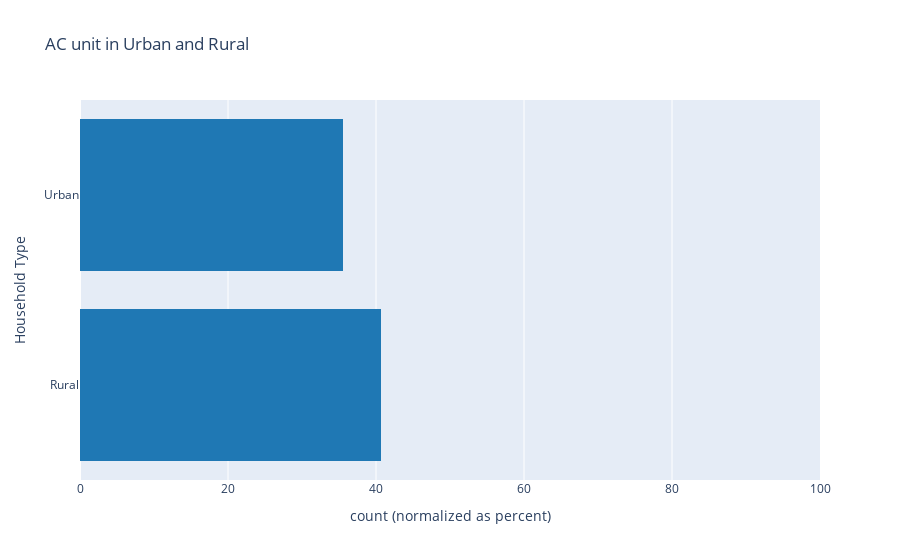

This figure's notebook cell:
### Markdown cell above
### AC Status by Household Type
The plot of AC in rural and urban areas shows that Rural households are 5% more likely to have an AC.

### Code cell
fig = px.histogram(
    electricity.sort_values("household_type").sort_values("is_ac", ascending=False),
    y="household_type",
    color="is_ac",
    barmode="stack",
    barnorm="percent",
    title="AC unit in Urban and Rural",
    labels={"is_ac": "Has AC?", "household_type": "Household Type"},
    color_discrete_map={1: "#1f78b4", 0:"rgba(0,0,0,0)"}
)
fig.update_layout(showlegend=False)
fig.show()

### Figure 1 — Plotly figure (JSON) as saved in the notebook; plotly's stock layout.template omitted (floating-point values rounded to 4 significant figures; data arrays with more than 128 entries replaced by an {"elided": "..."} marker saying what was removed)
{"data": [{"alignmentgroup": "True", "bingroup": "y", "hovertemplate": "Has AC?=1<br>count (normalized as percent)=%{x}<br>Household Type=%{y}<extra></extra>", "legendgroup": "1", "marker": {"color": "#1f78b4", "pattern": {"shape": ""}}, "name": "1", "offsetgroup": "1", "orientation": "h", "showlegend": true, "type": "histogram", "xaxis": "x", "y": {"elided": "365 str values"}, "yaxis": "y"}, {"alignmentgroup": "True", "bingroup": "y", "hovertemplate": "Has AC?=0<br>count (normalized as percent)=%{x}<br>Household Type=%{y}<extra></extra>", "legendgroup": "0", "marker": {"color": "rgba(0,0,0,0)", "pattern": {"shape": ""}}, "name": "0", "offsetgroup": "0", "orientation": "h", "showlegend": true, "type": "histogram", "xaxis": "x", "y": {"elided": "607 str values"}, "yaxis": "y"}], "layout": {"barmode": "stack", "barnorm": "percent", "legend": {"title": {"text": "Has AC?"}, "tracegroupgap": 0}, "showlegend": false, "title": {"text": "AC unit in Urban and Rural"}, "xaxis": {"anchor": "y", "domain": [0, 1], "title": {"text": "count (normalized as percent)"}}, "yaxis": {"anchor": "x", "domain": [0, 1], "title": {"text": "Household Type"}}}}
